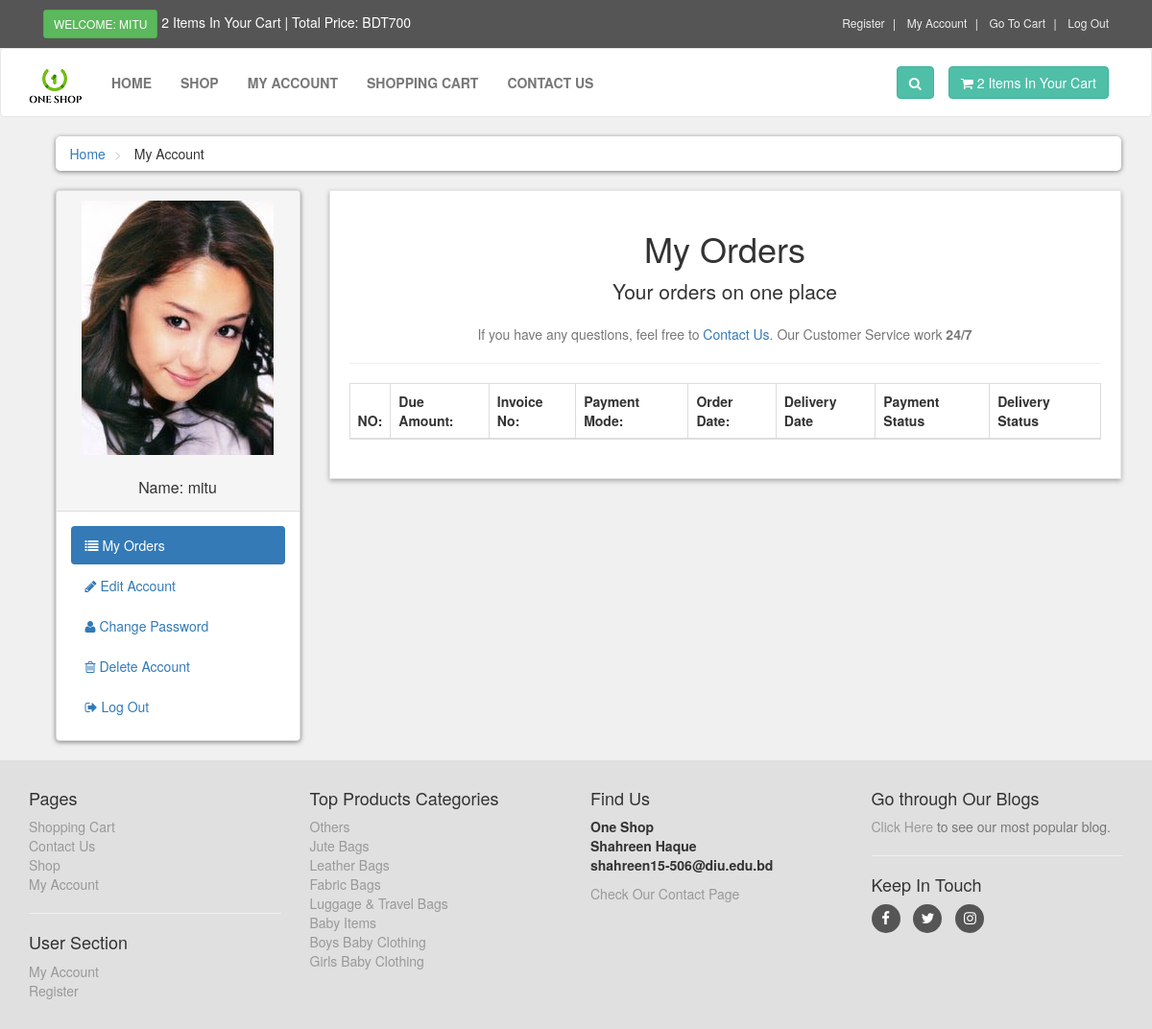
Page /customer/my_account.php?my_orders (signed in) on the earlier database version.
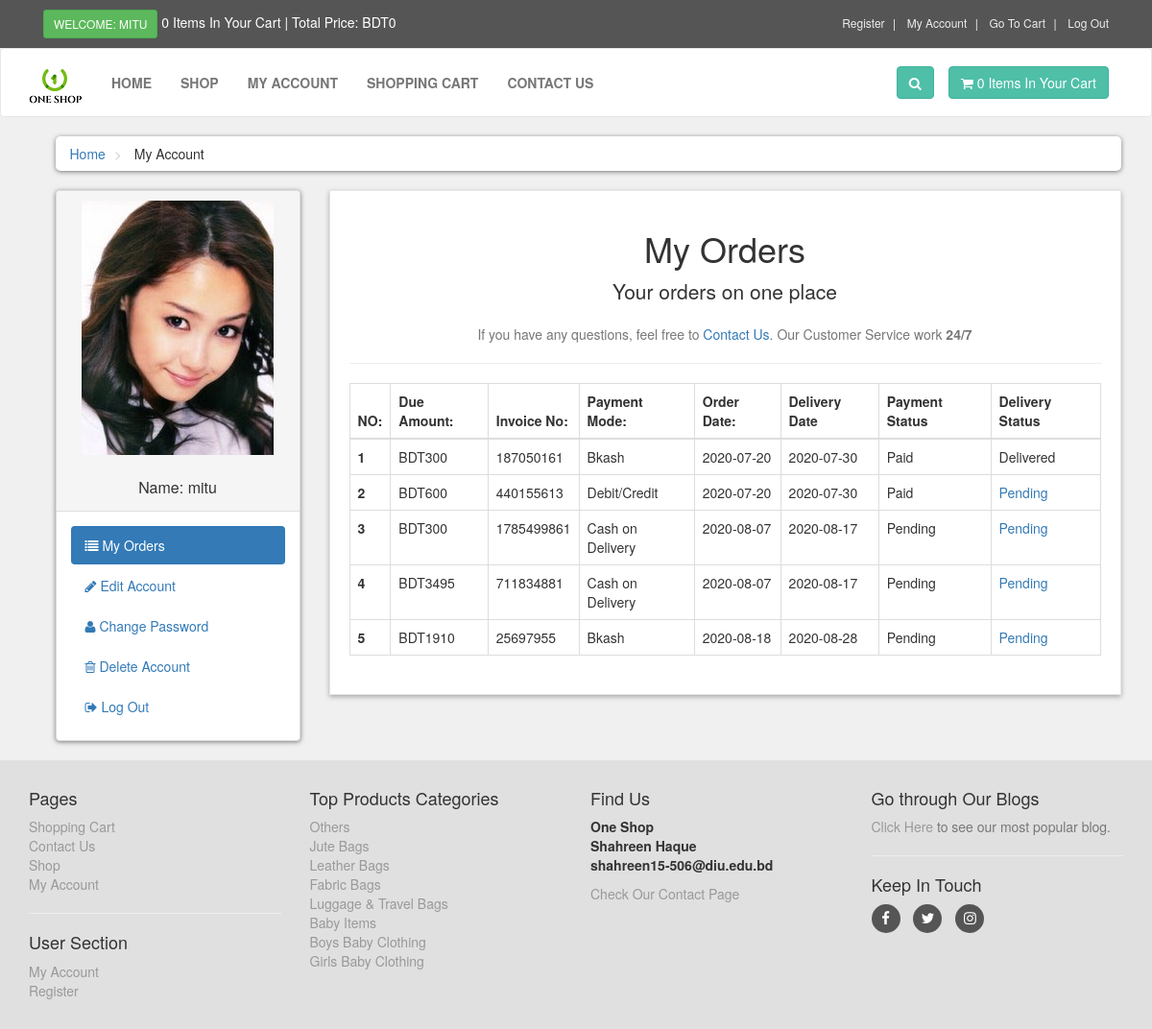
Same page on the later database version.
### tables this page shows
CREATE TABLE `customers` (
  `customer_id` int(10) NOT NULL,
  `customer_name` varchar(255) NOT NULL,
  `customer_email` varchar(255) NOT NULL,
  `customer_pass` varchar(255) NOT NULL,
  `customer_country` text NOT NULL,
  `customer_city` text NOT NULL,
  `customer_contact` varchar(255) NOT NULL,
  `customer_address` text NOT NULL,
  `customer_image` text NOT NULL,
  `customer_ip` varchar(100) NOT NULL
);

CREATE TABLE `product_categories` (
  `p_cat_id` int(10) NOT NULL,
  `p_cat_title` text NOT NULL,
  `categories` varchar(200) NOT NULL,
  `cid` int(11) NOT NULL,
  `seller` int(111) NOT NULL
);

CREATE TABLE `payments` (
  `payment_id` int(10) NOT NULL,
  `c_id` int(11) NOT NULL,
  `invoice_no` int(10) NOT NULL,
  `amount` int(10) NOT NULL,
  `payment_mode` text NOT NULL,
  `phone_card_number` varchar(250) NOT NULL,
  `ref_cvv` varchar(100) NOT NULL,
  `payment_date` text NOT NULL,
  `payment_status` tinyint(1) NOT NULL,
  `delivery_status` tinyint(1) NOT NULL
);

### customer/my_orders.php (the view, shortened to what the rows shown need)
<center>
    <h1> My Orders </h1>
</center>
<div class="table-responsive">
    <table class="table table-bordered table-hover">
        <thead>
            <tr>
                <th> NO: </th>
                <th> Due Amount: </th>
                <th> Invoice No: </th>
                <th> Payment Mode: </th>
                <th> Order Date:</th>
				<th> Delivery Date</th>
                <th> Payment Status </th>
                <th> Delivery Status </th>
            </tr>
        </thead>
        <tbody>
           <?php
            $customer_session = $_SESSION['customer_email'];
            $get_customer = "select * from customers where customer_email='$customer_session'";
            $run_customer = mysqli_query($con,$get_customer);
            $row_customer = mysqli_fetch_array($run_customer);
            $customer_id = $row_customer['customer_id'];
            $get_orders = "select * from payments where c_id='$customer_id'";
            $run_orders = mysqli_query($con,$get_orders);
            $i = 0;
            while($row_orders = mysqli_fetch_array($run_orders)){
                $order_id = $row_orders['payment_id'];
                $amount = $row_orders['amount'];
                $invoice_no = $row_orders['invoice_no'];
                $payment_method = $row_orders['payment_mode'];
                $payment_date = substr($row_orders['payment_date'],0,11);
                $payment_status = $row_orders['payment_status'];
                $delivery_status = $row_orders['delivery_status'];
                $i++;
            ?>
            <tr>
                <th> <?php echo $i; ?> </th>
                <td> BDT<?php echo $amount; ?> </td>
                <td> <?php echo $invoice_no; ?> </td>
                <td> <?php echo $payment_method; ?> </td>
                <td> <?php echo $payment_date; ?> </td>
				<td> <?php echo date('Y-m-d', strtotime($payment_date. ' + 10 days')); ?> </td>
                <td> <?php if($payment_status=="0"){
                        echo "Pending";
                    }
                    else{
                        echo "Paid";
                    }
                     ?>
                </td>
                <td> <?php if($delivery_status=="0"){
                    ?><a href="my_account.php?confirm_delivery=<?php echo $order_id; ?>">Pending</a><?php
                    }
                    else{
                        echo "Delivered";
                    }
                     ?>
                </td>
            </tr>
            <?php } ?>
        </tbody>
    </table>
</div>

### customer/my_account.php (shortened to what the rows shown need)
<?php
if(!isset($_SESSION['customer_email'])){
    echo "<script>window.open('../checkout.php','_self')</script>";
}else{
include("includes/db.php");
include("functions/functions.php");
if(isset($_SESSION['customer_email'])){
	$customer_email = $_SESSION['customer_email'];
	$get_customers = "select * from customers where customer_email ='$customer_email'";
    $run_customers = mysqli_query($con,$get_customers);
    $row_customers = mysqli_fetch_array($run_customers);
	$customer_name = $row_customers['customer_name'];
}
?>
<!DOCTYPE html>
<html lang="en">
<head>
    <link rel="stylesheet" href="styles/bootstrap-337.min.css">
    <link rel="stylesheet" href="font-awsome/css/font-awesome.min.css">
    <link rel="stylesheet" href="styles/style.css">
</head>
<body>
   <div id="top">
       <div class="container">
           <div class="col-md-6 offer">
               <a href="#" class="btn btn-success btn-sm">
                   <?php
                   if(!isset($_SESSION['customer_email'])){
                       echo "Welcome: Guest";
                   }else{
                       echo "Welcome: " . $customer_name . "";
                   }
                   ?>
               </a>
               <a href="../checkout.php"> <?php if(isset($_SESSION['customer_email'])){
												items();
												}else{
													echo "0";
												}
			   ?> Items In Your Cart | Total Price: <?php if(isset($_SESSION['customer_email'])){
												total_price();
												}else{
													echo "0";
												}
			   ?> </a>
           </div>
       </div>
   </div>
   <div id="content">
       <div class="container">
           <div class="col-md-3">
   <?php
    include("includes/sidebar.php");
    ?>
           </div>
           <div class="col-md-9">
               <div class="box">
                   <?php
                   if (isset($_GET['my_orders'])){
                       include("my_orders.php");
                   }
                   ?>
               </div>
           </div>
       </div>
   </div>
   <?php
    include("includes/footer.php");
    ?>
</body>
</html>
<?php } ?>

### customer/includes/sidebar.php (shortened to what the rows shown need)
<div class="panel panel-default sidebar-menu">
    <div class="panel-heading">
        <?php
        $customer_session = $_SESSION['customer_email'];
        $get_customer = "select * from customers where customer_email='$customer_session'";
        $run_customer = mysqli_query($con,$get_customer);
        $row_customer = mysqli_fetch_array($run_customer);
        $customer_image = $row_customer['customer_image'];
        $customer_name = $row_customer['customer_name'];
        if(!isset($_SESSION['customer_email'])){
        }else{
            echo "
                <center>
                    <img src='customer_images/$customer_image' class='img-responsive' >
                </center>
                <br/>
                <h3 class='panel-title' align='center'>
                    Name: $customer_name
                </h3>
            ";
        }
        ?>
    </div>
</div>

### customer/includes/footer.php (shortened to what the rows shown need)
<div id="footer">
    <div class="container">
        <div class="row">
            <div class="com-sm-6 col-md-3">
                <ul>
                    <?php
                        $get_p_cats = "select * from product_categories order by 1 DESC LIMIT 1,8";
                        $run_p_cats = mysqli_query($con,$get_p_cats);
                        while($row_p_cats=mysqli_fetch_array($run_p_cats)){
                            $p_cat_id = $row_p_cats['p_cat_id'];
                            $p_cat_title = $row_p_cats['p_cat_title'];
                            echo "
                                <li>
                                    <a href='shop.php?p_cat=$p_cat_id'>
                                        $p_cat_title
                                    </a>
                                </li>
                            ";
                        }
                    ?>
                </ul>
            </div>
        </div>
    </div>
</div>

Differences in the rows shown:
added payments: amount "300", invoice_no "187050161", payment_mode "Bkash", payment_date "2020-07-20", payment_date "2020-07-30", payment_status "Paid", delivery_status "Delivered"
added payments: amount "600", invoice_no "440155613", payment_mode "Debit/Credit", payment_date "2020-07-20", payment_date "2020-07-30", payment_status "Paid"
added payments: amount "300", invoice_no "1785499861", payment_mode "Cash on Delivery", payment_date "2020-08-07", payment_date "2020-08-17", payment_status "Pending"
added payments: amount "3495", invoice_no "711834881", payment_mode "Cash on Delivery", payment_date "2020-08-07", payment_date "2020-08-17", payment_status "Pending"
added payments: amount "1910", invoice_no "25697955", payment_mode "Bkash", payment_date "2020-08-18", payment_date "2020-08-28", payment_status "Pending"
Other differences:
$total: "700" → "0"
$count_items: "2 2" → (not shown)
text now shown: "0 0"
